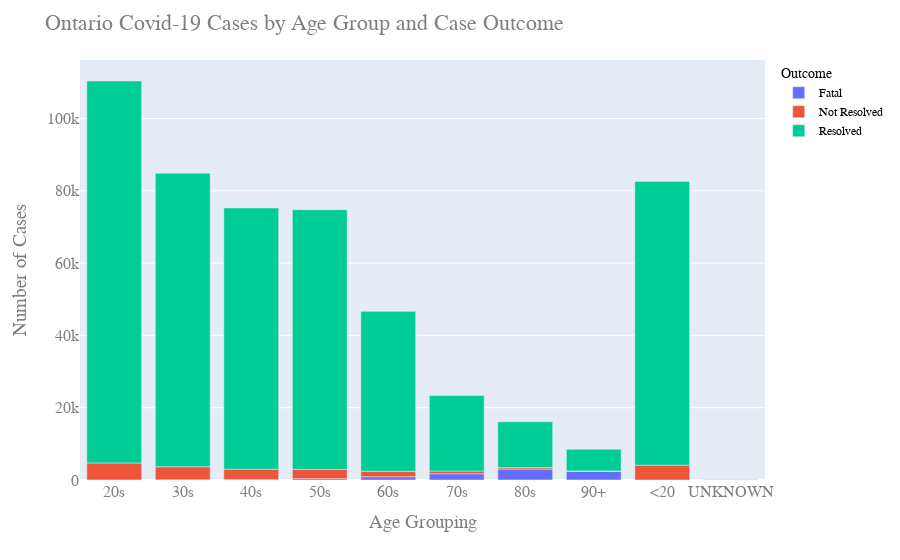

Here is the notebook cell this chart was saved with:
### Code cell
figage = px.bar(df2, x="Age_Group", y="Cases", color='Outcome')
figage.update_layout(
    title="Ontario Covid-19 Cases by Age Group and Case Outcome",
    xaxis_title="Age Grouping",
    yaxis_title="Number of Cases",
    font=dict(
        family="Courier New, monospace",
        size=16,
        color="#7f7f7f"
    ),
    legend=dict(
        font=dict(
            family="sans-serif",
            size=12,
            color="black"
        )
    )
)
figage.show()
#igage.write_html("Ontariobarage.html")

### Figure 1 — Plotly figure (JSON) as saved in the notebook; plotly's stock layout.template omitted (floating-point values rounded to 4 significant figures)
{"data": [{"alignmentgroup": "True", "hovertemplate": "Outcome=Fatal<br>Age_Group=%{x}<br>Cases=%{y}<extra></extra>", "legendgroup": "Fatal", "marker": {"color": "#636efa"}, "name": "Fatal", "offsetgroup": "Fatal", "orientation": "v", "showlegend": true, "textposition": "auto", "type": "bar", "x": ["20s", "30s", "40s", "50s", "60s", "70s", "80s", "90+", "<20", "UNKNOWN"], "xaxis": "x", "y": [21, 46, 105, 377, 904, 1736, 3024, 2396, 4, 1], "yaxis": "y"}, {"alignmentgroup": "True", "hovertemplate": "Outcome=Not Resolved<br>Age_Group=%{x}<br>Cases=%{y}<extra></extra>", "legendgroup": "Not Resolved", "marker": {"color": "#EF553B"}, "name": "Not Resolved", "offsetgroup": "Not Resolved", "orientation": "v", "showlegend": true, "textposition": "auto", "type": "bar", "x": ["20s", "30s", "40s", "50s", "60s", "70s", "80s", "90+", "<20", "UNKNOWN"], "xaxis": "x", "y": [4697, 3631, 2896, 2552, 1511, 757, 403, 123, 4099, 3], "yaxis": "y"}, {"alignmentgroup": "True", "hovertemplate": "Outcome=Resolved<br>Age_Group=%{x}<br>Cases=%{y}<extra></extra>", "legendgroup": "Resolved", "marker": {"color": "#00cc96"}, "name": "Resolved", "offsetgroup": "Resolved", "orientation": "v", "showlegend": true, "textposition": "auto", "type": "bar", "x": ["20s", "30s", "40s", "50s", "60s", "70s", "80s", "90+", "<20", "UNKNOWN"], "xaxis": "x", "y": [105656, 81150, 72243, 71810, 44239, 20857, 12674, 5972, 78484, 94], "yaxis": "y"}], "layout": {"barmode": "relative", "font": {"color": "#7f7f7f", "family": "Courier New, monospace", "size": 16}, "legend": {"font": {"color": "black", "family": "sans-serif", "size": 12}, "title": {"text": "Outcome"}, "tracegroupgap": 0}, "margin": {"t": 60}, "title": {"text": "Ontario Covid-19 Cases by Age Group and Case Outcome"}, "xaxis": {"anchor": "y", "domain": [0, 1], "title": {"text": "Age Grouping"}}, "yaxis": {"anchor": "x", "domain": [0, 1], "title": {"text": "Number of Cases"}}}}
